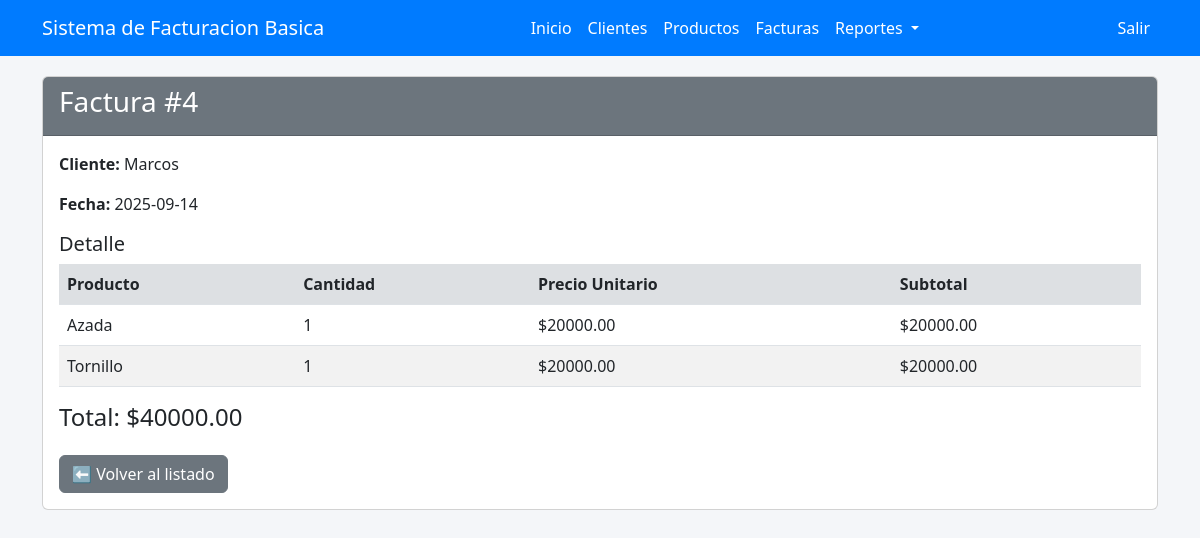
Page /facturas/4 (signed in) on the committed database.
### app.py (models this page shows)
class Factura(db.Model):
    id = db.Column(db.Integer, primary_key=True)
    id_cliente = db.Column(db.Integer, db.ForeignKey('cliente.id'))
    fecha = db.Column(db.String(20))
    total = db.Column(db.Float)
    cliente = db.relationship('Cliente', backref=db.backref('facturas', lazy=True))

class Cliente(db.Model):
    id = db.Column(db.Integer, primary_key=True)
    nombre = db.Column(db.String(100))
    direccion = db.Column(db.String(100))
    telefono = db.Column(db.String(50))
    email = db.Column(db.String(100))

class DetalleFactura(db.Model):
    id = db.Column(db.Integer, primary_key=True)
    id_factura = db.Column(db.Integer, db.ForeignKey('factura.id'))
    id_producto = db.Column(db.Integer, db.ForeignKey('producto.id'))
    cantidad = db.Column(db.Integer)
    precio_unitario = db.Column(db.Float)
    subtotal = db.Column(db.Float)
    producto = db.relationship('Producto')

class Producto(db.Model):
    id = db.Column(db.Integer, primary_key=True)
    descripcion = db.Column(db.String(100))
    precio = db.Column(db.Float)
    stock = db.Column(db.Integer)

### app.py (the view)
@app.route('/facturas/<int:id>')
@login_required
def detalle_factura(id):
    factura = Factura.query.get_or_404(id)
    cliente = Cliente.query.get(factura.id_cliente)
    detalles = DetalleFactura.query.filter_by(id_factura=id).all()
    return render_template('detalle_factura.html', factura=factura, cliente=cliente, detalles=detalles)

### app.py (called while the page is built)
@login_manager.user_loader
def load_user(user_id):
    return Usuario.query.get(int(user_id))

### templates/detalle_factura.html (shortened to what this page needs)
{% extends "base.html" %}
{% block content %}
<div class="card">
  <div class="card-header bg-secondary text-white">
    <h3 class="card-title">Factura #{{ factura.id }}</h3>
  </div>
  <div class="card-body">
    <p><strong>Cliente:</strong> {{ cliente.nombre }}</p>
    <p><strong>Fecha:</strong> {{ factura.fecha }}</p>
    <h5>Detalle</h5>
    <table class="table table-striped">
      <tr>
        <th>Producto</th>
        <th>Cantidad</th>
        <th>Precio Unitario</th>
        <th>Subtotal</th>
      </tr>
      {% for d in detalles %}
      <tr>
        <td>{{ d.producto.descripcion }}</td>
        <td>{{ d.cantidad }}</td>
        <td>${{ "%.2f"|format(d.precio_unitario) }}</td>
        <td>${{ "%.2f"|format(d.subtotal) }}</td>
      </tr>
      {% endfor %}
    </table>
    <h4>Total: ${{ "%.2f"|format(factura.total) }}</h4>
    <a href="{{ url_for('facturas_view') }}" class="btn btn-secondary mt-3">⬅ Volver al listado</a>
  </div>
</div>
{% endblock %}

### templates/base.html (style rules this page uses)
body { background-color: #f4f6f9; }
.card { margin-top: 20px; }
.table th { background-color: #e9ecef; }

### rows in the picture
Factura: id "4", fecha "2025-09-14", total "40000.00"
Cliente: nombre "Marcos"
DetalleFactura: producto.descripcion "Azada", cantidad "1", precio_unitario "20000.00", subtotal "20000.00"
DetalleFactura: producto.descripcion "Tornillo", cantidad "1", precio_unitario "20000.00", subtotal "20000.00"
